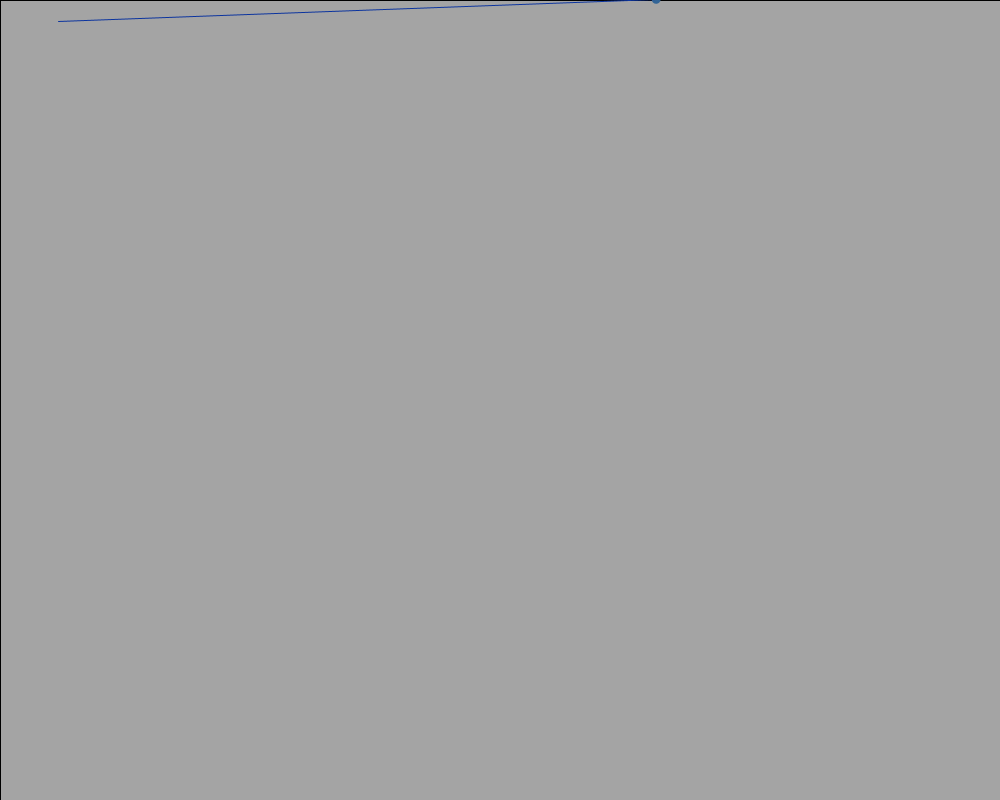
Frame 1 (no input)
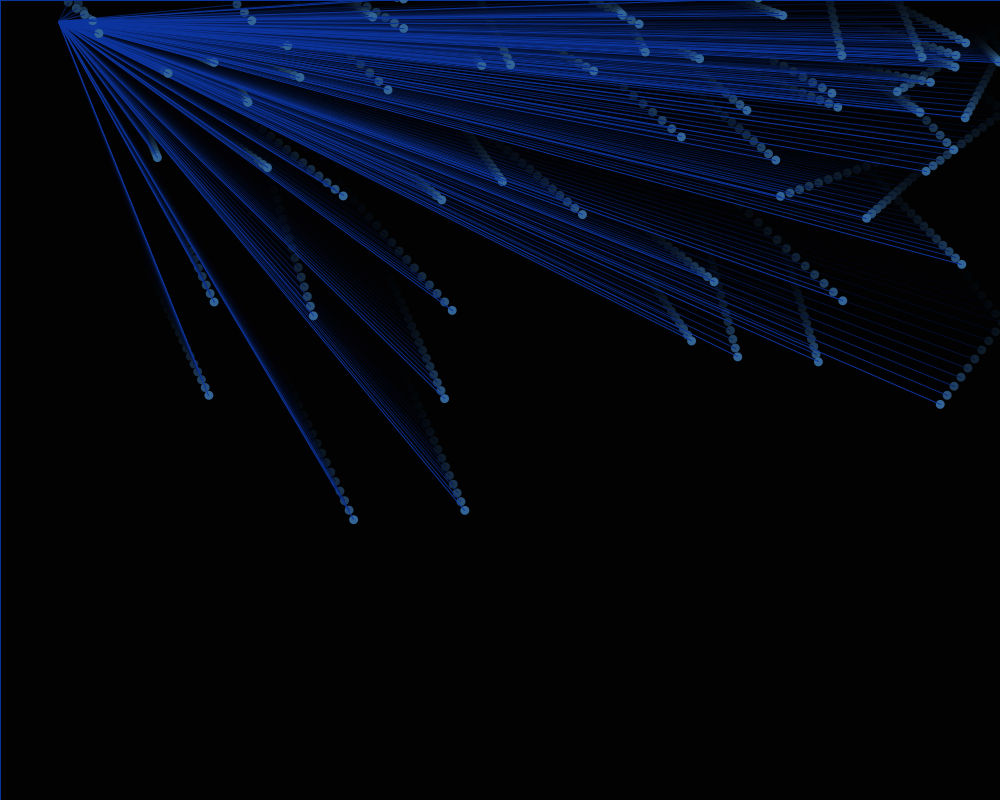
Frame 60 (the mouse pressed at the canvas centre just before this capture)
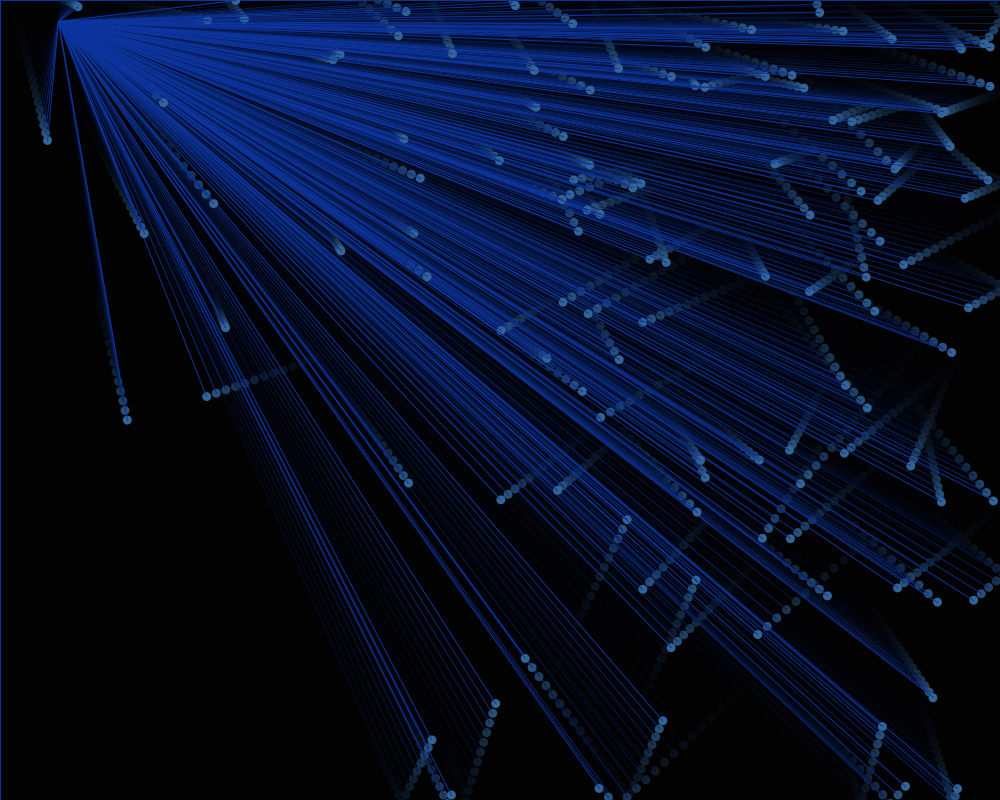
Frame 120 (the mouse held since frame 60 and released just before this capture)

The Processing sketch that drew these frames (run headless with seeded random() and noise(); from frame 60 on, the mouse is pressed at the canvas centre):

// Processing sketch: processing_15814
// ── processing_15814.pde

//Código Gotas:



Gota[] gotas = new Gota[500]; //Declaracion de variable TIPO arreglo o 'array'

//que se llama 'gotas' y contiene 1000 elementos tipo 'Gota'



int totalgotas;//esto esta para volver a cero despues que aparecen las 5000

//nueva variable para saber cuantas gotas han salido



void setup() {

  size(1000,800);

  smooth();

}



void draw() {

 // background(0);

 fill (0,50);

 rect (0,0,width, height);

 

  

  // Iniciar las gotas:inicia el array

  gotas[totalgotas] = new Gota();

  // Sumar al numero de gotas: Esto equivale la frase:

  // "totalgotas =  totalgotas+1;"

  totalgotas++ ;// las gotan van aumentando

  // si llegamos al final de las gotas...length es largo (5000)

  if (totalgotas >= gotas.length) {

    totalgotas = 0; //empezar de nuevo

  }



  // hacer llover y mostrar

  for (int i = 0; i < totalgotas; i++ ) { 

    //for loop para otorgar el verbo 'llover' y 'mostrar' a todas las gotas

    //y a cada una, una por una...

    gotas[i].llover();//para que cada gota caiga

    gotas[i].mostrar();// para que cada gora se muestre

 gotas [i].rebotar ();

  }



}

class Gota {

  float x,y;   // Variables de ubicacion de las gotas

  float velocidadY; 

  float velocidadX;// velocidad

  color c; //color de las gotas

  float r;     // el radio de la gota



  Gota() {

    //r = 8;                 // todas las gotas son del mismo tamanio

    x = random (width);     // empezar con una ubicacion 'random' dentro del 'width'

    y = -4;              // comenzar mas arriba de el campo , 

    //para que parezcan que caen desde mas alla.

    velocidadY = random(1,10); 

  velocidadX= random (1,10);  // elegir una velocidad random entre 1 y 5

    c = color(50,100,150); // Color de las gotas

  }



  // mover la gota hacia abajo

  void llover() {

    // acelerar velocidad

    y += velocidadY; 

    x+=velocidadX;//empujandolas un poco hacia la derecha

  }



 // mostrar-dibujar las gotas

  void mostrar() {

    fill(c);

    noStroke();

    ellipse(x ,y  , 9, 9);
    stroke(12,52,158);
    line(x,y,58,21);

  }

  

  void rebotar (){

    if (y>=height){

  velocidadY = velocidadY *-1;

    }

     if (x>=width || x<=0 ){

  velocidadX = velocidadX*-1;

    }

   

  }



    

    

    

    

  

}
